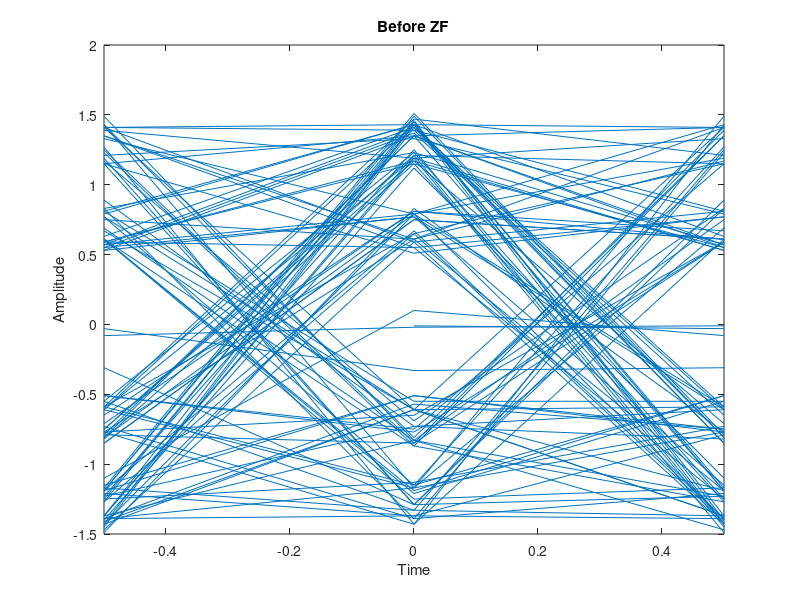

Source code (MATLAB): (Note: this script raises an error after producing the figure.)
close all;clear;clc;

M = 200;
x = randi([0, 1], 1, M);
x = 2 * x - 1;
h = [0.01 0.02 0.3 -0.02 1 -0.02 0.1 0.03 0.01];

x1 = conv(x, h);

eyediagram(x1, 2);
title("Before ZF")

N = 5;
C = force_zero(h, N);
y = conv(x1, C);
eyediagram(y, 2);
title("After ZF");